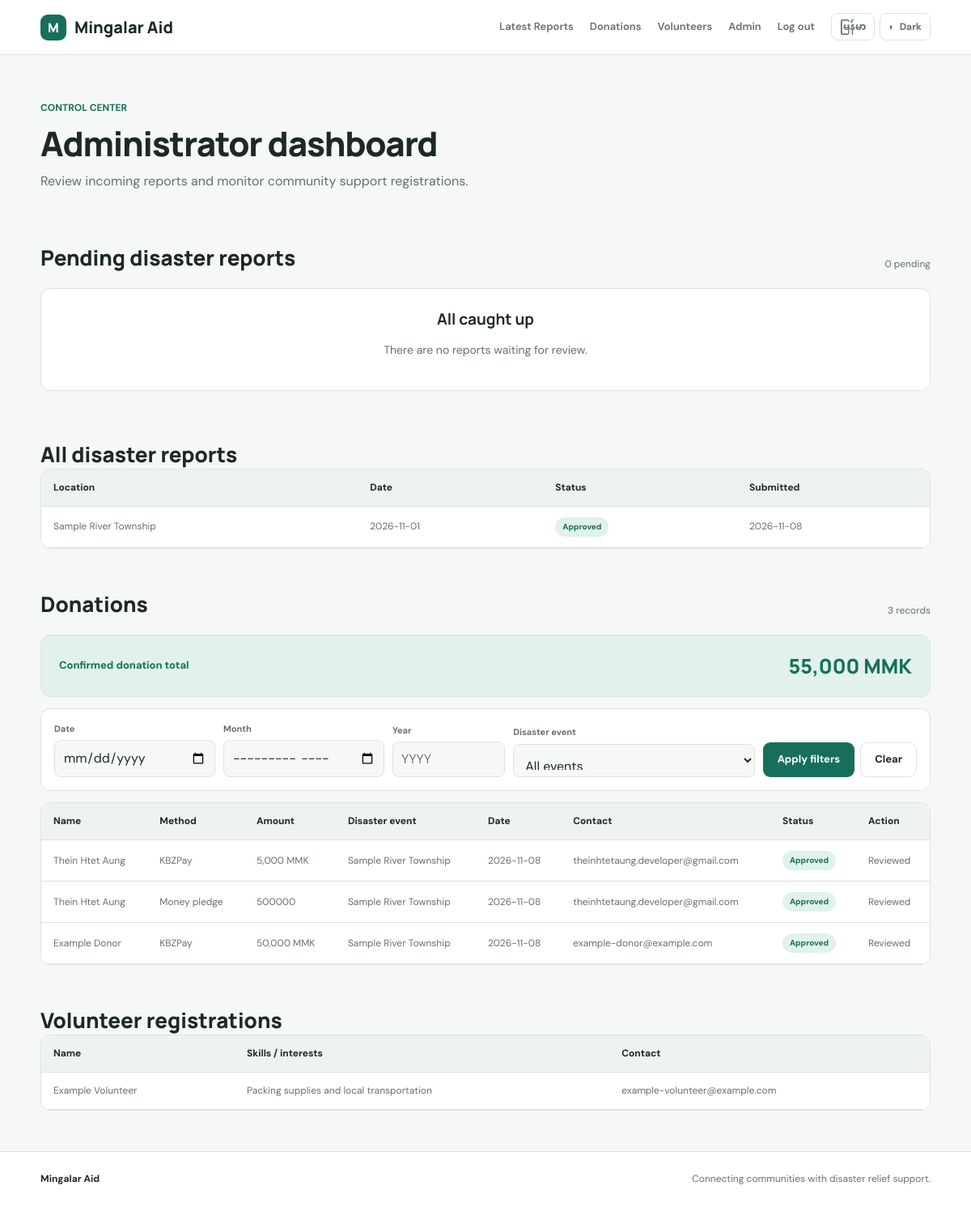
The page /admin (signed in) on the database its author committed.
### tables this page shows
CREATE TABLE disasters (
            id INTEGER PRIMARY KEY AUTOINCREMENT,
            disaster_date TEXT NOT NULL,
            place TEXT NOT NULL,
            description TEXT NOT NULL,
            evidence_url TEXT,
            status TEXT NOT NULL DEFAULT 'pending',
            submitted_at TEXT NOT NULL
        );

CREATE TABLE donations (
            id INTEGER PRIMARY KEY AUTOINCREMENT,
            disaster_id INTEGER,
            donor_name TEXT NOT NULL,
            donation_type TEXT NOT NULL,
            amount_or_items TEXT NOT NULL,
            contact TEXT NOT NULL,
            created_at TEXT NOT NULL, payment_method TEXT, amount INTEGER, currency TEXT NOT NULL DEFAULT 'MMK', status TEXT NOT NULL DEFAULT 'pending',
            FOREIGN KEY(disaster_id) REFERENCES disasters(id)
        );

CREATE TABLE volunteers (
            id INTEGER PRIMARY KEY AUTOINCREMENT,
            disaster_id INTEGER,
            volunteer_name TEXT NOT NULL,
            skills TEXT NOT NULL,
            contact TEXT NOT NULL,
            created_at TEXT NOT NULL,
            FOREIGN KEY(disaster_id) REFERENCES disasters(id)
        );

### app.py (the view)
@app.route("/admin")
@admin_required
def admin_dashboard():
    selected_date = request.args.get("date", "").strip()
    selected_month = request.args.get("month", "").strip()
    selected_year = request.args.get("year", "").strip()
    selected_disaster = request.args.get("disaster_id", "").strip()
    donation_filters = []
    donation_params = []
    if selected_date:
        donation_filters.append("date(donations.created_at) = ?")
        donation_params.append(selected_date)
    elif selected_month:
        donation_filters.append("substr(donations.created_at, 1, 7) = ?")
        donation_params.append(selected_month)
    elif selected_year:
        donation_filters.append("substr(donations.created_at, 1, 4) = ?")
        donation_params.append(selected_year)
    if selected_disaster:
        if selected_disaster == "general":
            donation_filters.append("donations.disaster_id IS NULL")
        elif selected_disaster.isdigit():
            donation_filters.append("donations.disaster_id = ?")
            donation_params.append(selected_disaster)
    donation_where = ""
    if donation_filters:
        donation_where = " WHERE " + " AND ".join(donation_filters)
    with get_db() as db:
        pending = db.execute("SELECT * FROM disasters WHERE status = 'pending' ORDER BY submitted_at DESC").fetchall()
        all_disasters = db.execute("SELECT * FROM disasters ORDER BY submitted_at DESC").fetchall()
        donations = db.execute(
            """SELECT donations.*, disasters.place AS disaster_place
               FROM donations
               LEFT JOIN disasters ON disasters.id = donations.disaster_id"""
            + donation_where
            + " ORDER BY donations.created_at DESC",
            donation_params,
        ).fetchall()
        total_donations = db.execute(
            "SELECT COALESCE(SUM(donations.amount), 0) AS total FROM donations"
            + (donation_where + " AND donations.status = 'approved'" if donation_where else " WHERE donations.status = 'approved'"),
            donation_params,
        ).fetchone()["total"]
        disaster_options = db.execute(
            "SELECT id, place, disaster_date FROM disasters ORDER BY disaster_date DESC, id DESC"
        ).fetchall()
        volunteers = db.execute("SELECT * FROM volunteers ORDER BY created_at DESC").fetchall()
    return render_template(
        "admin_dashboard.html",
        pending=pending,
        all_disasters=all_disasters,
        donations=donations,
        total_donations=total_donations,
        disaster_options=disaster_options,
        selected_date=selected_date,
        selected_month=selected_month,
        selected_year=selected_year,
        selected_disaster=selected_disaster,
        volunteers=volunteers
    )

### app.py (called while the page is built)
def get_db():
    conn = sqlite3.connect(DATABASE)
    conn.row_factory = sqlite3.Row
    return conn

def admin_required(view):
    @wraps(view)
    def wrapped(*args, **kwargs):
        if session.get("role") != "admin":
            flash("Please sign in as an administrator first.", "error")
            return redirect(url_for("admin_login"))
        return view(*args, **kwargs)
    return wrapped

### templates/admin_dashboard.html (shortened to what this page needs)
{% extends "base.html" %}
{% block content %}
<div class="page-heading"><p class="eyebrow">CONTROL CENTER</p><h1>Administrator dashboard</h1><p>Review incoming reports and monitor community support registrations.</p></div>
<section class="admin-section"><div class="section-heading"><h2>Pending disaster reports</h2><span class="count">{{ pending|length }} pending</span></div>
{% if pending %}
<div class="admin-list">
{% for item in pending %}
  <article class="admin-card"><div class="card-top"><span class="status pending">Pending review</span><span class="date">{{ item.submitted_at[:10] }}</span></div><h3>{{ item.place }}</h3><p><strong>Disaster date:</strong> {{ item.disaster_date }}</p><p>{{ item.description }}</p>{% if item.evidence_url %}<p><a class="text-link" href="{{ item.evidence_url }}" target="_blank" rel="noopener">Open evidence link →</a></p>{% endif %}
  <div class="moderation-actions"><form method="post" action="{{ url_for('moderate_disaster', disaster_id=item.id, action='approve') }}"><button class="button primary" type="submit">Approve report</button></form><form method="post" action="{{ url_for('moderate_disaster', disaster_id=item.id, action='reject') }}" onsubmit="return confirm('Reject this report?')"><button class="button danger" type="submit">Reject</button></form></div></article>
{% endfor %}
</div>
{% else %}<div class="empty-state compact"><h3>All caught up</h3><p>There are no reports waiting for review.</p></div>{% endif %}
</section>
<section class="admin-section"><h2>All disaster reports</h2><div class="table-wrap"><table><thead><tr><th>Location</th><th>Date</th><th>Status</th><th>Submitted</th></tr></thead><tbody>{% for d in all_disasters %}<tr><td>{{ d.place }}</td><td>{{ d.disaster_date }}</td><td><span class="status {{ d.status }}">{{ d.status }}</span></td><td>{{ d.submitted_at[:10] }}</td></tr>{% else %}<tr><td colspan="4">No reports yet.</td></tr>{% endfor %}</tbody></table></div></section>
<section class="admin-section">
  <div class="section-heading"><h2>Donations</h2><span class="count">{{ donations|length }} records</span></div>
  <div class="donation-summary"><span>Confirmed donation total</span><strong>{{ "{:,}".format(total_donations or 0) }} MMK</strong></div>
  <form class="donation-filters" method="get" action="{{ url_for('admin_dashboard') }}">
    <div><label for="filter-date">Date</label><input id="filter-date" name="date" type="date" value="{{ selected_date }}"></div>
    <div><label for="filter-month">Month</label><input id="filter-month" name="month" type="month" value="{{ selected_month }}"></div>
    <div><label for="filter-year">Year</label><input id="filter-year" name="year" type="number" min="2000" max="2100" placeholder="YYYY" value="{{ selected_year }}"></div>
    <div><label for="filter-disaster">Disaster event</label><select id="filter-disaster" name="disaster_id"><option value="">All events</option></select></div>
    <div class="filter-actions"><button class="button primary" type="submit">Apply filters</button><a class="button secondary" href="{{ url_for('admin_dashboard') }}">Clear</a></div>
  </form>
  <div class="table-wrap"><table><thead><tr><th>Name</th><th>Method</th><th>Amount</th><th>Disaster event</th><th>Date</th><th>Contact</th><th>Status</th><th>Action</th></tr></thead><tbody>{% for d in donations %}<tr><td>{{ d.donor_name }}</td><td>{{ d.payment_method or d.donation_type }}</td><td>{% if d.amount %}{{ "{:,}".format(d.amount) }} {{ d.currency or "MMK" }}{% else %}{{ d.amount_or_items }}{% endif %}</td><td>{{ d.disaster_place or "General relief support" }}</td><td>{{ d.created_at[:10] }}</td><td>{{ d.contact }}</td><td><span class="status {{ d.status }}">{{ d.status }}</span></td><td>{% if d.status == 'pending' %}<div class="moderation-actions donation-actions"><form method="post" action="{{ url_for('moderate_donation', donation_id=d.id, action='approve') }}"><button class="button primary" type="submit">Approve</button></form><form method="post" action="{{ url_for('moderate_donation', donation_id=d.id, action='reject') }}" onsubmit="return confirm('Reject this donation?')"><button class="button danger" type="submit">Reject</button></form></div>{% else %}<span class="count">Reviewed</span>{% endif %}</td></tr>{% else %}<tr><td colspan="8">No donations match these filters.</td></tr>{% endfor %}</tbody></table></div>
</section>
<section class="admin-section"><h2>Volunteer registrations</h2><div class="table-wrap"><table><thead><tr><th>Name</th><th>Skills / interests</th><th>Contact</th></tr></thead><tbody>{% for v in volunteers %}<tr><td>{{ v.volunteer_name }}</td><td>{{ v.skills }}</td><td>{{ v.contact }}</td></tr>{% else %}<tr><td colspan="3">No volunteers yet.</td></tr>{% endfor %}</tbody></table></div></section>
{% endblock %}

### static/css/style.css (style rules this page uses)
:root { color-scheme: light; --bg: #f6f8f7; --surface: #ffffff; --surface-soft: #eef3f1; --text: #1c2925; --muted: #64716d; --border: #dce3e0; --brand: #176f5b; --brand-strong: #105747; --brand-soft: #e1f1eb; --danger: #b43f46; --danger-soft: #fbeaec; --warning: #946516; --warning-soft: #fff3d7; --shadow: 0 12px 32px rgb(22 45 37 / 8%); --radius: 12px; }
* { box-sizing: border-box; }
html { scroll-behavior: smooth; }
body { margin: 0; background: var(--bg); color: var(--text); font-family: 'DM Sans', 'Noto Sans Myanmar', sans-serif; line-height: 1.6; transition: background .2s, color .2s; }
a { color: inherit; text-decoration: none; }
button, input, textarea, select { font: inherit; }
.eyebrow { margin: 0 0 12px; color: var(--brand); font-size: 12px; font-weight: 700; }
.hero h1, .page-heading h1, .form-intro h1, .detail-panel h1, .login-card h1, .auth-form h1 { color: var(--text); font: 800 clamp(36px, 6vw, 62px) / 1.08 'Manrope', 'Noto Sans Myanmar', sans-serif; letter-spacing: -2px; margin: 0 0 20px; }
.button { display: inline-flex; align-items: center; justify-content: center; min-height: 42px; border: 1px solid transparent; border-radius: 9px; padding: 10px 17px; font-weight: 700; font-size: 13px; cursor: pointer; transition: background .15s, border-color .15s, transform .15s; }
.primary { background: var(--brand); color: #fff; }
.secondary, .light { background: var(--surface); border-color: var(--border); color: var(--text); }
.section-heading { display: flex; justify-content: space-between; align-items: end; gap: 20px; margin: 12px 0 20px; }
.section-heading h2, .admin-section h2, .action-strip h2 { margin: 0; color: var(--text); font: 800 26px 'Manrope', 'Noto Sans Myanmar', sans-serif; }
.disaster-card, .support-card, .admin-card, .detail-panel, .form-card, .table-wrap { background: var(--surface); border: 1px solid var(--border); border-radius: var(--radius); box-shadow: var(--shadow); }
.status { display: inline-block; border-radius: 999px; padding: 4px 9px; font-size: 10px; font-weight: 700; text-transform: capitalize; }
.status.approved { background: var(--brand-soft); color: var(--brand); }
.empty-state { margin: 20px 0 60px; padding: 44px 24px; text-align: center; background: var(--surface); border: 1px solid var(--border); border-radius: var(--radius); }
.empty-state h3 { margin: 0 0 8px; color: var(--text); font: 700 19px 'Manrope', 'Noto Sans Myanmar', sans-serif; }
.empty-state p { color: var(--muted); font-size: 14px; }
.compact { padding: 24px; }
.page-heading { padding: 56px 0 30px; }
.page-heading h1, .form-intro h1 { font-size: 42px; letter-spacing: -1.2px; margin-bottom: 10px; }
.page-heading > p:last-of-type, .form-intro > p:not(.eyebrow) { color: var(--muted); margin: 0; max-width: 680px; }
.admin-section { margin: 34px 0 50px; }
.count { color: var(--muted); font-size: 12px; }
.table-wrap { overflow-x: auto; box-shadow: none; }
table { width: 100%; border-collapse: collapse; text-align: left; font-size: 12px; }
th, td { padding: 13px 15px; border-bottom: 1px solid var(--border); white-space: nowrap; }
th { background: var(--surface-soft); color: var(--text); }
td { color: var(--muted); }
.donation-summary { display: flex; align-items: center; justify-content: space-between; gap: 20px; margin-bottom: 14px; padding: 20px 22px; border: 1px solid var(--border); border-radius: var(--radius); background: var(--brand-soft); color: var(--brand); }
.donation-summary span { font-size: 13px; font-weight: 700; }
.donation-summary strong { font: 800 25px 'Manrope', sans-serif; }
.donation-filters { display: grid; grid-template-columns: 1fr 1fr .7fr 1.5fr auto; align-items: end; gap: 10px; margin-bottom: 14px; padding: 16px; border: 1px solid var(--border); border-radius: var(--radius); background: var(--surface); }
.donation-filters label { display: block; margin-bottom: 5px; color: var(--muted); font-size: 11px; font-weight: 700; }
.donation-filters input, .donation-filters select { width: 100%; min-height: 40px; padding: 8px 10px; border: 1px solid var(--border); border-radius: 8px; background: var(--bg); color: var(--text); }
.filter-actions { display: flex; gap: 7px; }

### rows shown on the page
disasters: place "Sample River Township", disaster_date "2026-11-01", status "Approved", submitted_at "2026-11-08"
donations: donor_name "Thein Htet Aung", payment_method "KBZPay", amount "5,000", currency "MMK", place "Sample River Township", created_at "2026-11-08", contact "theinhtetaung.developer@gmail.com", status "Approved", shows "Reviewed"
donations: donor_name "Thein Htet Aung", donation_type "Money pledge", amount_or_items "500000", place "Sample River Township", created_at "2026-11-08", contact "theinhtetaung.developer@gmail.com", status "Approved", shows "Reviewed"
donations: donor_name "Example Donor", payment_method "KBZPay", amount "50,000", currency "MMK", place "Sample River Township", created_at "2026-11-08", contact "example-donor@example.com", status "Approved", shows "Reviewed"
volunteers: volunteer_name "Example Volunteer", skills "Packing supplies and local transportation", contact "example-volunteer@example.com"

### other values the page prints
{{ pending|length }} "0"
{{ donations|length }} "3"
{{ "{:,}".format(total_donations or 0) }} "55,000"
